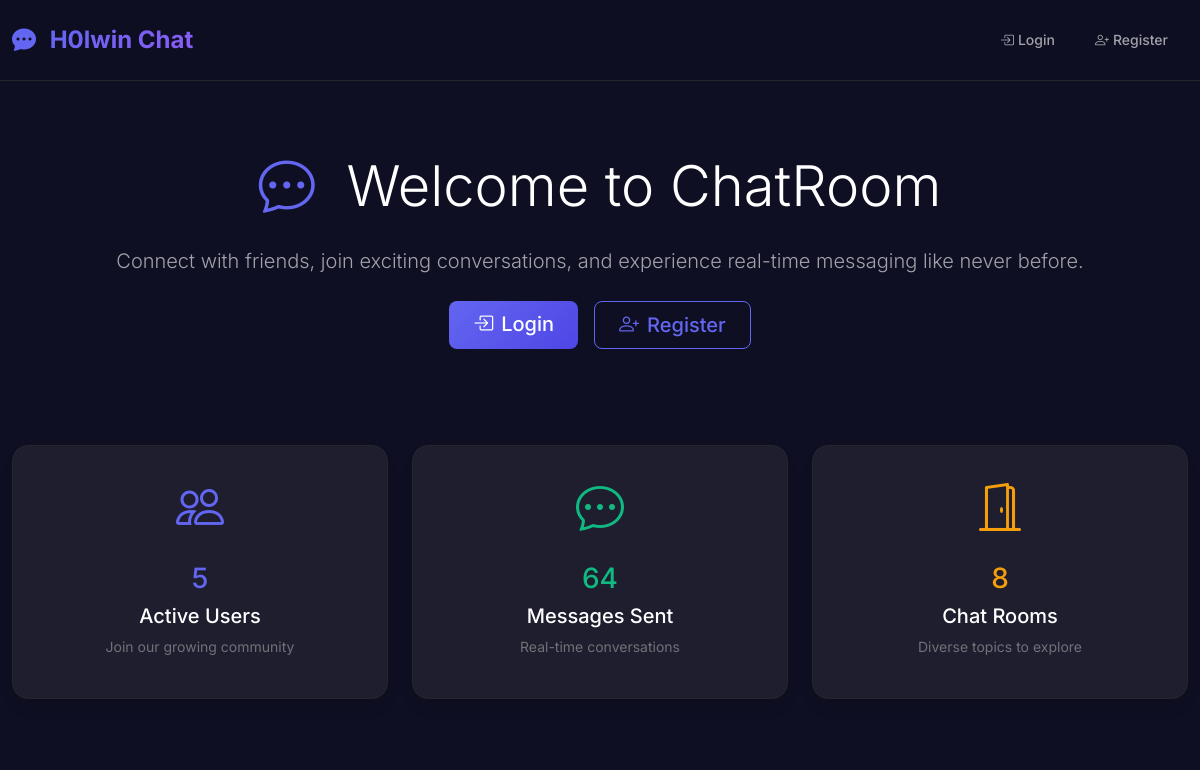
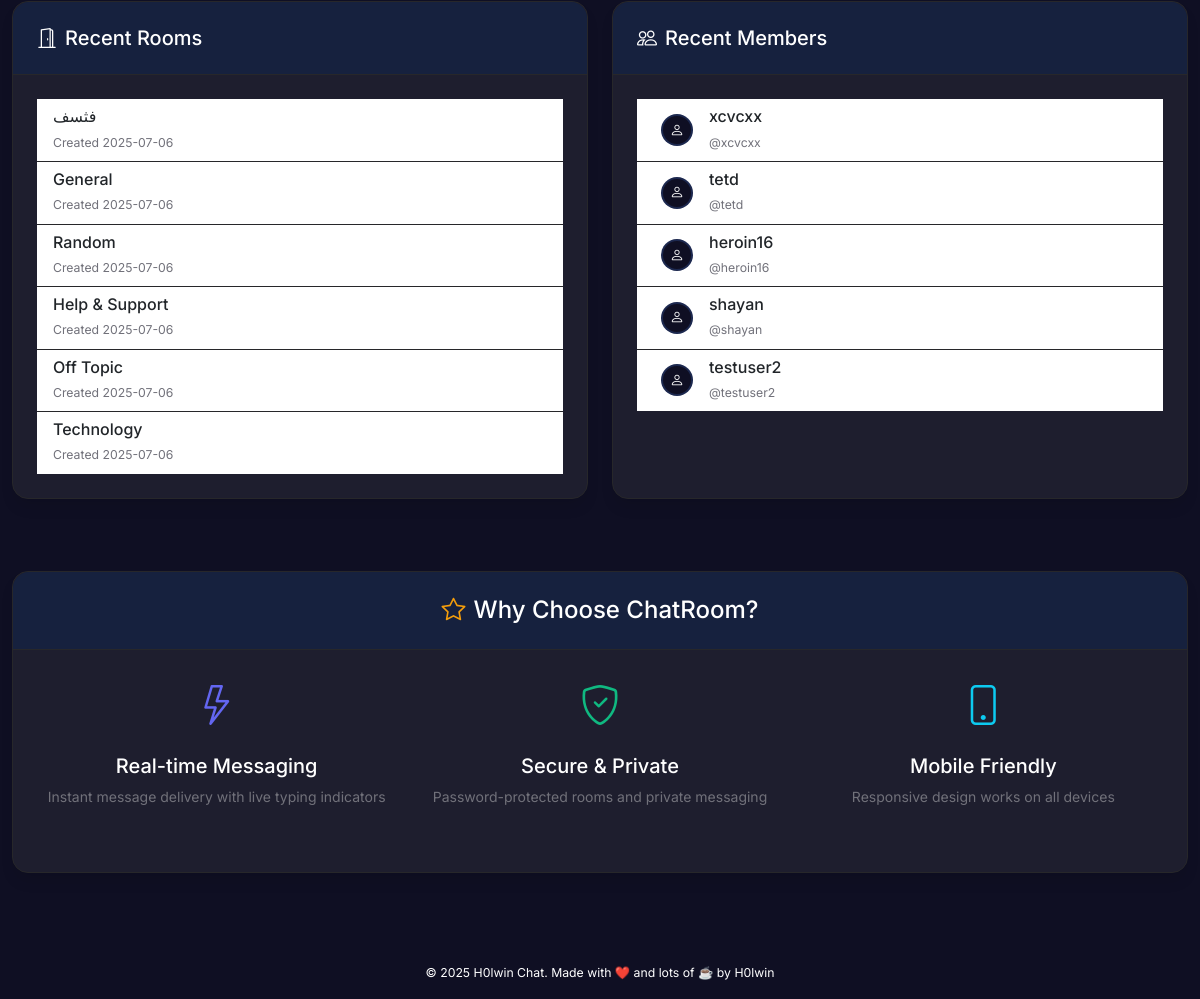
Before: / with the older database file (2 pictures, top to bottom).
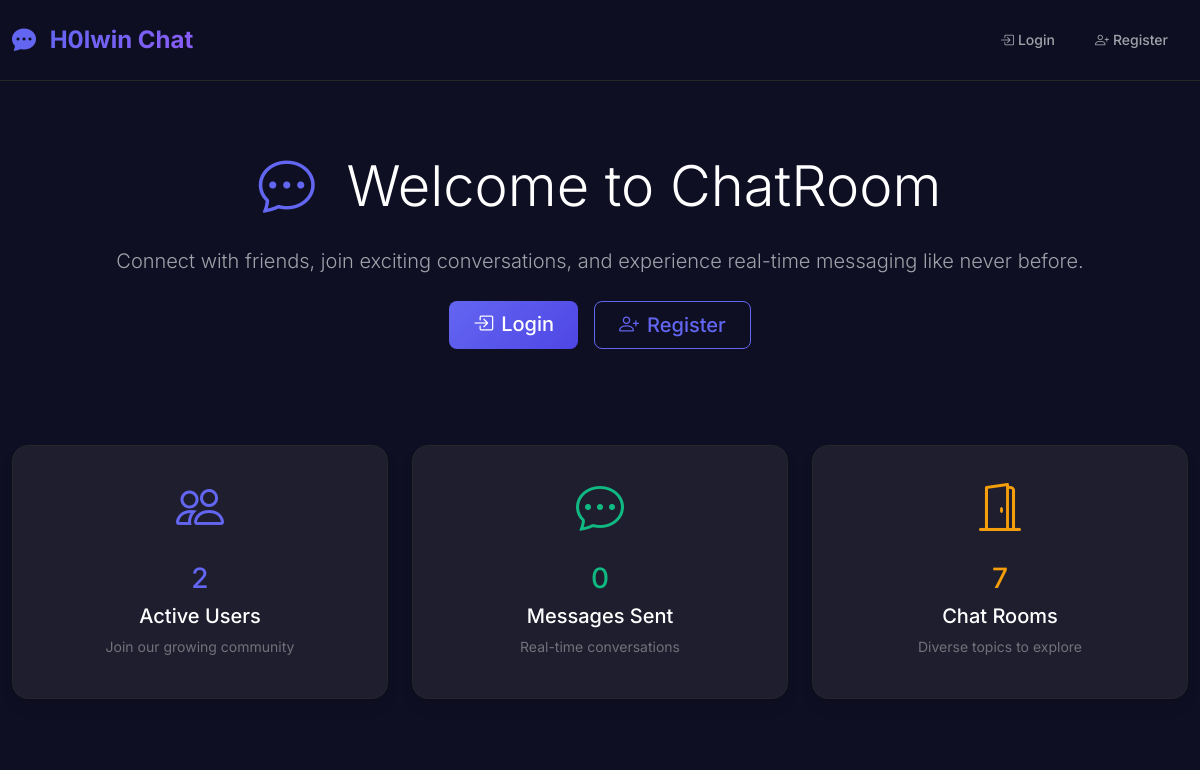
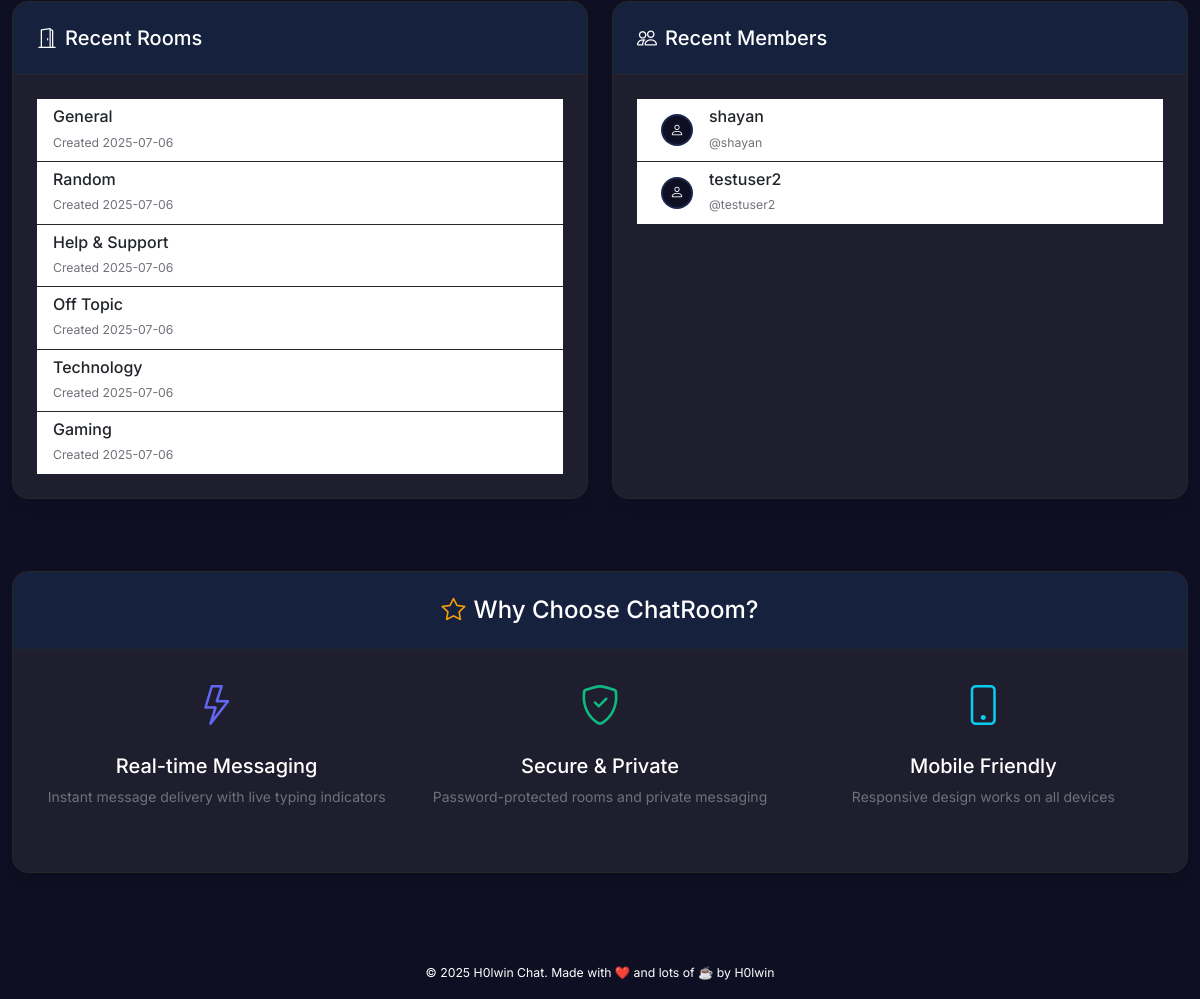
After: the same page with the newer database file (2 pictures, top to bottom).
### tables this page shows
CREATE TABLE rooms (
    id INTEGER PRIMARY KEY AUTOINCREMENT,
    name TEXT UNIQUE NOT NULL,
    slug TEXT UNIQUE NOT NULL,
    created_at TIMESTAMP DEFAULT CURRENT_TIMESTAMP
, password TEXT, hidden BOOLEAN DEFAULT 0);

CREATE TABLE "users" (
                    id INTEGER PRIMARY KEY AUTOINCREMENT,
                    username TEXT UNIQUE NOT NULL,
                    email TEXT UNIQUE NOT NULL,
                    hashed_password TEXT NOT NULL,
                    is_admin INTEGER DEFAULT 0,
                    created_at TIMESTAMP DEFAULT CURRENT_TIMESTAMP
                , display_name TEXT, bio TEXT, birth_date DATE, profile_image TEXT, last_seen TIMESTAMP);

### backend/app.py (the view)
@app.route('/')
def home():
    with get_db() as conn:
        cur = conn.cursor()
        cur.execute('SELECT COUNT(*) FROM users')
        user_count = cur.fetchone()[0]
        cur.execute('SELECT COUNT(*) FROM messages')
        message_count = cur.fetchone()[0]
        cur.execute('SELECT COUNT(*) FROM rooms')
        room_count = cur.fetchone()[0]
        cur.execute('SELECT name, slug, created_at FROM rooms ORDER BY created_at DESC LIMIT 6')
        recent_rooms = [dict(name=row[0], slug=row[1], created_at=row[2]) for row in cur.fetchall()]
        cur.execute('SELECT username, display_name, created_at FROM users ORDER BY created_at DESC LIMIT 6')
        recent_users = [dict(username=row[0], display_name=row[1] or row[0], created_at=row[2]) for row in cur.fetchall()]
    return render_template('home.html',
                         user_count=user_count,
                         message_count=message_count,
                         room_count=room_count,
                         recent_rooms=recent_rooms,
                         recent_users=recent_users)

### backend/app.py (called while the page is built)
def get_db():
    db_path = os.path.join(os.path.dirname(__file__), 'db', 'chatroom.db')
    return sqlite3.connect(db_path)

def get_setting(key, default=None):
    with get_db() as conn:
        cur = conn.cursor()
        cur.execute('SELECT value FROM settings WHERE key = ?', (key,))
        row = cur.fetchone()
        return row[0] if row else default

@app.context_processor
def inject_site_name():
    site_name = get_setting('site_name', 'ChatRoom')
    return dict(site_name=site_name)

### frontend/templates/home.html (shortened to what the changed rows need)
{% extends 'base.html' %}
{% block content %}
<div class="container-fluid">
    <div class="row mb-5">
        <div class="col-12">
            <div class="text-center py-5">
                <h1 class="display-4 mb-4">
                    <i class="bi bi-chat-dots text-primary me-3"></i>
                    Welcome to ChatRoom
                </h1>
            </div>
        </div>
    </div>
    <div class="row mb-5">
        <div class="col-md-4 mb-4">
            <div class="card text-center h-100">
                <div class="card-body">
                    <div class="mb-3">
                        <i class="bi bi-people text-primary" style="font-size: 3rem;"></i>
                    </div>
                    <h3 class="text-primary mb-2">{{ user_count }}</h3>
                    <h5 class="card-title">Active Users</h5>
                    <p class="text-muted">Join our growing community</p>
                </div>
            </div>
        </div>
        <div class="col-md-4 mb-4">
            <div class="card text-center h-100">
                <div class="card-body">
                    <div class="mb-3">
                        <i class="bi bi-chat-dots text-success" style="font-size: 3rem;"></i>
                    </div>
                    <h3 class="text-success mb-2">{{ message_count }}</h3>
                    <h5 class="card-title">Messages Sent</h5>
                    <p class="text-muted">Real-time conversations</p>
                </div>
            </div>
        </div>
        <div class="col-md-4 mb-4">
            <div class="card text-center h-100">
                <div class="card-body">
                    <div class="mb-3">
                        <i class="bi bi-door-open text-warning" style="font-size: 3rem;"></i>
                    </div>
                    <h3 class="text-warning mb-2">{{ room_count }}</h3>
                    <h5 class="card-title">Chat Rooms</h5>
                    <p class="text-muted">Diverse topics to explore</p>
                </div>
            </div>
        </div>
    </div>
    <div class="row">
        <div class="col-md-6 mb-4">
            <div class="card h-100">
                <div class="card-body">
                    {% if recent_rooms %}
                    <div class="list-group list-group-flush">
                        {% for room in recent_rooms %}
                        <div class="list-group-item d-flex justify-content-between align-items-center">
                            <div>
                                <h6 class="mb-1">{{ room.name }}</h6>
                                <small class="text-muted">Created {{ room.created_at.split(' ')[0] }}</small>
                            </div>
                        </div>
                        {% endfor %}
                    </div>
                    {% else %}
                    <div class="text-center py-4">
                        <i class="bi bi-door-open text-muted mb-3" style="font-size: 2rem;"></i>
                        <p class="text-muted">No rooms available yet</p>
                    </div>
                    {% endif %}
                </div>
            </div>
        </div>
        <div class="col-md-6 mb-4">
            <div class="card h-100">
                <div class="card-body">
                    {% if recent_users %}
                    <div class="list-group list-group-flush">
                        {% for user in recent_users %}
                        <div class="list-group-item d-flex justify-content-between align-items-center">
                            <div class="d-flex align-items-center">
                                <div class="avatar-sm bg-primary rounded-circle d-flex align-items-center justify-content-center me-3">
                                    <i class="bi bi-person text-white"></i>
                                </div>
                                <div>
                                    <h6 class="mb-1">{{ user.display_name }}</h6>
                                    <small class="text-muted">@{{ user.username }}</small>
                                </div>
                            </div>
                        </div>
                        {% endfor %}
                    </div>
                    {% else %}
                    <div class="text-center py-4">
                        <i class="bi bi-people text-muted mb-3" style="font-size: 2rem;"></i>
                        <p class="text-muted">No users yet</p>
                    </div>
                    {% endif %}
                </div>
            </div>
        </div>
    </div>
</div>
{% endblock %}

Changed rows visible on the page:
removed rooms: name "فثسف", created_at "2025-07-06"
removed users: display_name "xcvcxx", username "xcvcxx"
removed users: display_name "tetd", username "tetd"
removed users: display_name "heroin16", username "heroin16"
now on this page (row unchanged): rooms: name "Gaming", created_at "2025-07-06"
Other visible differences:
{{ user_count }}: "5" → "2"
{{ message_count }}: "64" → "0"
{{ room_count }}: "8" → "7"
